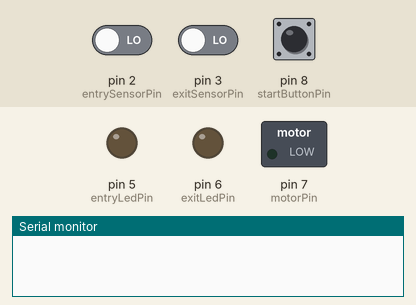
Recording of a sketch running on a simulated Arduino Uno, built with avr-gcc and run on an emulated ATmega328P. On the bench: switched loads named in the sketch (green lamp = pin HIGH), output pins drawn as LEDs (lit = HIGH), the last lines printed to the serial monitor. Dashed ring = blinking. The inputs (shaded band) are chosen by the test bench; at power-on: pin 2 (entrySensorPin) LOW, pin 3 (exitSensorPin) LOW, pin 8 (startButtonPin) HIGH.

Above: at 1.8 s.
1.9 s: pin 2 (entrySensorPin) driven HIGH
At 3.8 s:
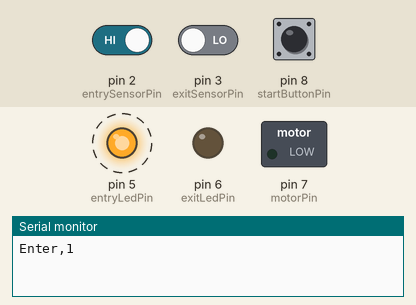
4.9 s: pin 3 (exitSensorPin) driven HIGH
At 7.8 s:
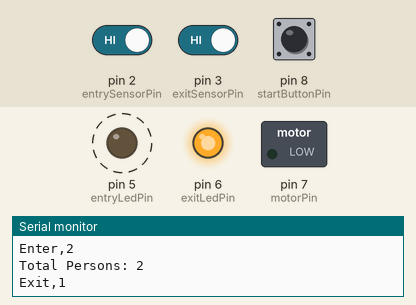
7.9 s: pin 3 (exitSensorPin) driven LOW
10.0 s: pin 2 (entrySensorPin) driven LOW
At 10.6 s:
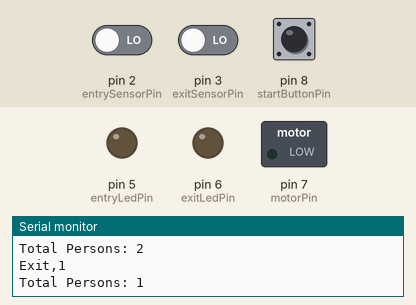
Timing chart, 0 to 12.5 s (numbered marks = the images above; inputs shaded):
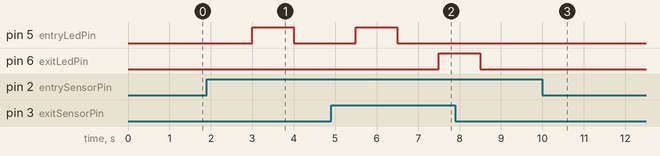

The sketch:

entry_exit_code.ino
```cpp
const int entrySensorPin = 2;
const int exitSensorPin = 3;
const int entryLedPin = 5;
const int exitLedPin = 6;
const int motorPin = 7;           // Motor control pin
const int startButtonPin = 8;     // Pin connected to the start button

int entryCount = 0;
int exitCount = 0;
int totalPersons = 0;

void setup() {
  Serial.begin(9600);

  pinMode(entrySensorPin, INPUT);
  pinMode(exitSensorPin, INPUT);
  pinMode(entryLedPin, OUTPUT);
  pinMode(exitLedPin, OUTPUT);
  pinMode(motorPin, OUTPUT);       // Motor control pin
  pinMode(startButtonPin, INPUT_PULLUP);  // Start button pin with internal pull-up resistor
}

void loop() {
  // Check if the start button is pressed (motor is running)
  if (digitalRead(startButtonPin) == HIGH) {
    // Check if a person is entering
    if (digitalRead(entrySensorPin) == HIGH) {
      delay(1000);  // Debounce delay (adjust as needed)
      if (digitalRead(entrySensorPin) == HIGH) {
        entryCount++;
        totalPersons++;
        updateDatabase("Enter", entryCount);
        indicateEntry();
        printTotalPersons();
      }
    }

    // Check if a person is exiting
    if (digitalRead(exitSensorPin) == HIGH && exitCount < entryCount) {
      delay(1000);  // Debounce delay (adjust as needed)
      if (digitalRead(exitSensorPin) == HIGH) {
        exitCount++;
        totalPersons--;
        updateDatabase("Exit", exitCount);
        indicateExit();
        printTotalPersons();
      }
    }
  }

  // Add additional logic or functionality as needed

  delay(500);  // Adjust the delay based on your requirements
}

void updateDatabase(String direction, int count) {
  // Implement the code to update the local database (e.g., text file)
  // You can use the SD card library or other storage options depending on your setup
  // Include direction and count in the database entry

  // For this example, we will send the data to the computer via serial
  Serial.print(direction);
  Serial.print(",");
  Serial.println(count);
}

void indicateEntry() {
  digitalWrite(entryLedPin, HIGH);  // Turn on green LED
  delay(1000);  // Indication duration (adjust as needed)
  digitalWrite(entryLedPin, LOW);   // Turn off green LED
}

void indicateExit() {
  digitalWrite(exitLedPin, HIGH);   // Turn on red LED
  delay(1000);  // Indication duration (adjust as needed)
  digitalWrite(exitLedPin, LOW);    // Turn off red LED
}

void printTotalPersons() {
  Serial.print("Total Persons: ");
  Serial.println(totalPersons);
}
```

Measured:
- after the input at 1.9 s, pin 5 (entryLedPin): LOW → HIGH after 1.1 s, → LOW 1.0 s later
- after the input at 4.9 s, pin 6 (exitLedPin): LOW → HIGH after 2.6 s
- after the input at 10.0 s, pin 5 (entryLedPin): stays LOW (without the input it goes to HIGH after 0.00 s)
